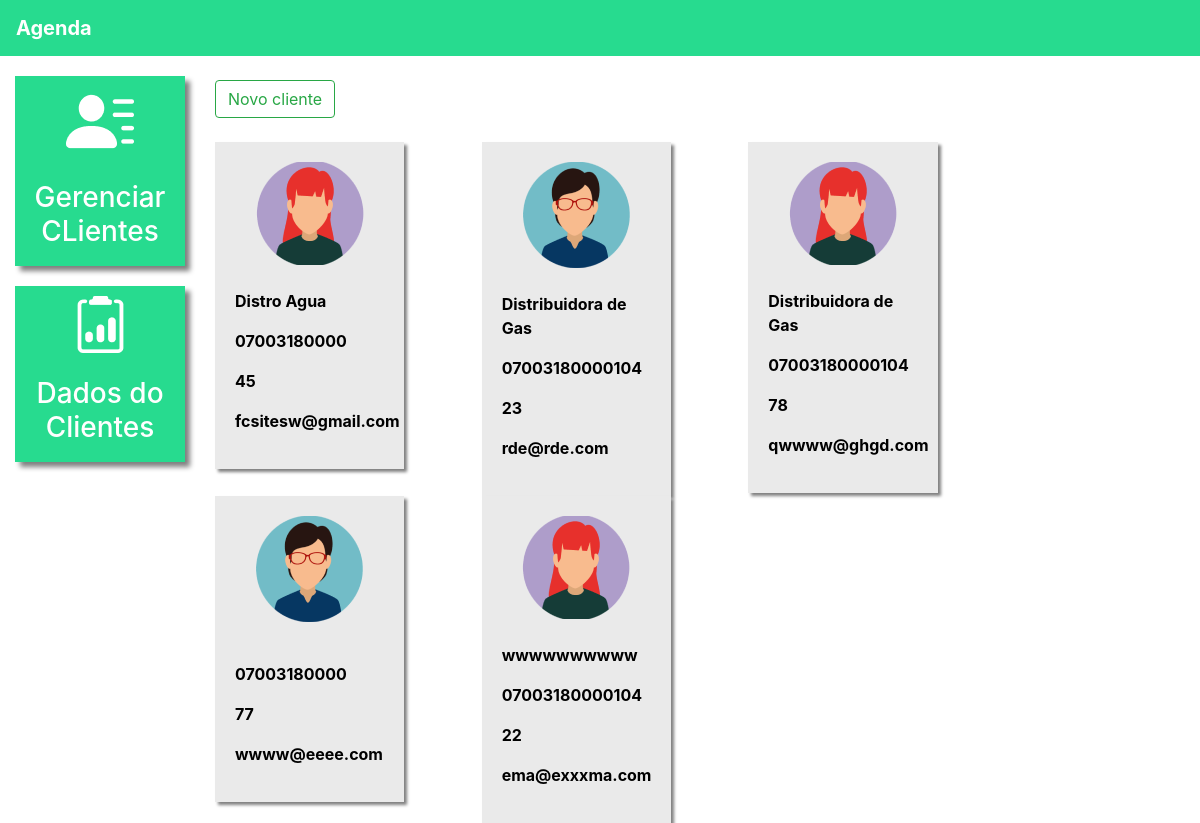
The app's page /clientes/ (signed in) with its own data.
### plataforma/models.py (models this page shows, shortened)
class Clientes(models.Model): # Tabela Pacientes
    choices_sexo = (('F', 'Feminino'),
                    ('M', 'Maculino'))
    nome = models.CharField(max_length=50)
    cpf = models.CharField(max_length=20)
    sexo = models.CharField(max_length=1, choices=choices_sexo)
    idade = models.IntegerField()
    email = models.EmailField()
    telefone = models.CharField(max_length=19)
    id_usuario = models.ForeignKey(User, on_delete=models.CASCADE) # Qual usuario/deste cliente?

### plataforma/views.py (the view, shortened to what this page needs)
# urls.py: path('clientes/', views.clientes, name="clientes"),
@login_required(login_url='/auth/logar/') # Autenticar usuario Logado
def clientes(request):
    if request.method == "GET":
        cliente = Clientes.objects.filter(id_usuario=request.user)
        return render(request, 'clientes.html', {'clientesxyz' : cliente })

### plataforma/templates/clientes.html (shortened to what this page needs)
{% extends 'base_plataforma.html' %}
{% load  static %}
{% block 'plataforma' %}
<br>
<button type="button" class="btn btn-outline-success" data-toggle="modal" data-target="#modal">
  Novo cliente
</button>
    <br>
    <br>
    <div  class="row">
        {% for p1 in clientesxyz %}
            <div class="col-md-4">
                <a href="#" class="link-hover">
                    <div class="card-paciente">
                        <div class="foto-perfil">
                            {% if p1.sexo == "M" %}
                                <img src="{% static 'plataforma/img/perfil2.png' %}">
                            {% else %}
                                <img src="{% static 'plataforma/img/perfil1.png' %}">
                            {% endif %}
                        </div>
                        <br>
                        <p class="dados">{{p1.nome}}</p>
                        <p class="dados">{{p1.cpf}}</p>
                        <p class="dados">{{p1.idade}}</p>
                        <p class="dados">{{p1.email}}</p>
                    </div>
                </a>
            </div>
        {% endfor %}
    </div>
{% endblock 'plataforma' %}

### templates/base_plataforma.html (shortened to what this page needs)
{% extends 'base.html' %}
{% load  static %}
{% block 'head' %}
    <link rel="stylesheet" href="{% static 'plataforma/css/css.css' %}">
    <link rel="stylesheet" href="{% static 'plataforma/css/plano_alimentar.css' %}">
{% endblock %}
{% block 'body' %}
    <div class="container-fluid">
        <div class="row">
            <div class="col-md-2">
                <a href="{% url 'clientes' %}" class="link-lateral">
                    <div class="card-lateral">
                        <img src="{% static 'plataforma/img/paciente.png' %}">
                        <br>
                        <br>
                        <h3>Gerenciar CLientes</h3>
                    </div>
                  </a>
                  <a href="{% url 'dados_cliente_listar' %}" class="link-lateral">
                    <div class="card-lateral">
                        <img src="{% static 'plataforma/img/dados_paciente.png' %}">
                        <br>
                        <br>
                        <h3>Dados do Clientes</h3>
                    </div>
                  </a>
            </div>
            <div class="col-md-8">
                {% block 'plataforma' %}
                {% endblock %}
            </div>
        </div>
    </div>
{% endblock%}

### templates/base.html (shortened to what this page needs)
{% load static %}
<!doctype html>
<html lang="pt-BR">
  <head>
    {% block 'head' %}{% endblock  %}
    <link rel="stylesheet" href="https://cdn.jsdelivr.net/npm/bootstrap@4.6.1/dist/css/bootstrap.min.css">
  </head>
  <body>
    {% if user.is_authenticated %}   {% comment %}Se usurio estiver autenticado EXIBIMOS A BARRA {% endcomment %}
      <nav style="background-color: #27DB8F;" class="navbar navbar-expand-lg navbar-dark">
        <a style="font-weight: bold" class="navbar-brand" href="#">Agenda</a>
      </nav>
    {% endif %}
    {% block 'body' %}{% endblock  %}
  </body>
</html>

### templates/static/plataforma/css/css.css (style rules this page uses)
.card-lateral { background-color: #27DB8F; margin-top: 20px; padding: 10px; color: white; font-weight: bold; text-decoration: none; text-align: center; box-shadow: 5px 5px 5px gray; }
.card-paciente { background-color: #EAEAEA; width: 80%; box-shadow: 3px 3px 3px gray; padding: 20px; color: black; }
.foto-perfil { text-align: center; }
.dados { font-weight: bold; }

### records on screen
Clientes: nome "Distro Agua", cpf "07003180000", idade "45", email "fcsitesw@gmail.com"
Clientes: nome "Distribuidora de Gas", cpf "07003180000104", idade "23", email "rde@rde.com"
Clientes: nome "Distribuidora de Gas", cpf "07003180000104", idade "78", email "qwwww@ghgd.com"
Clientes: cpf "07003180000", idade "77", email "wwww@eeee.com"
Clientes: nome "wwwwwwwwww", cpf "07003180000104", idade "22", email "ema@exxxma.com"
